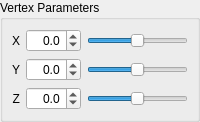
                    <widget class="QWidget" name="VertexParameters">
                     <layout class="QHBoxLayout" name="horizontalLayout_14">
                      <property name="margin">
                       <number>0</number>
                      </property>
                      <item>
                       <widget class="QGroupBox" name="MultiSegmentPlacerVertexParametersBox">
                        <property name="sizePolicy">
                         <sizepolicy hsizetype="Preferred" vsizetype="Preferred">
                          <horstretch>0</horstretch>
                          <verstretch>0</verstretch>
                         </sizepolicy>
                        </property>
                        <property name="title">
                         <string>Vertex Parameters</string>
                        </property>
                        <layout class="QGridLayout" name="gridLayout_27">
                         <item row="0" column="0">
                          <widget class="QLabel" name="MultiSegmentPlacerVertexParametersXLabel">
                           <property name="text">
                            <string>X</string>
                           </property>
                           <property name="alignment">
                            <set>Qt::AlignRight|Qt::AlignTrailing|Qt::AlignVCenter</set>
                           </property>
                          </widget>
                         </item>
                         <item row="1" column="0">
                          <widget class="QLabel" name="MultiSegmentPlacerVertexParametersYLabel">
                           <property name="text">
                            <string>Y</string>
                           </property>
                           <property name="alignment">
                            <set>Qt::AlignRight|Qt::AlignTrailing|Qt::AlignVCenter</set>
                           </property>
                          </widget>
                         </item>
                         <item row="2" column="0">
                          <widget class="QLabel" name="MultiSegmentPlacerVertexParametersZLabel">
                           <property name="text">
                            <string>Z</string>
                           </property>
                           <property name="alignment">
                            <set>Qt::AlignRight|Qt::AlignTrailing|Qt::AlignVCenter</set>
                           </property>
                          </widget>
                         </item>
                         <item row="0" column="1">
                          <widget class="QDoubleSpinBox" name="MultiSegmentPlacerXSpinBox">
                           <property name="alignment">
                            <set>Qt::AlignRight|Qt::AlignTrailing|Qt::AlignVCenter</set>
                           </property>
                           <property name="decimals">
                            <number>1</number>
                           </property>
                           <property name="minimum">
                            <double>-10.000000000000000</double>
                           </property>
                           <property name="maximum">
                            <double>10.000000000000000</double>
                           </property>
                           <property name="singleStep">
                            <double>0.100000000000000</double>
                           </property>
                          </widget>
                         </item>
                         <item row="1" column="1">
                          <widget class="QDoubleSpinBox" name="MultiSegmentPlacerYSpinBox">
                           <property name="alignment">
                            <set>Qt::AlignRight|Qt::AlignTrailing|Qt::AlignVCenter</set>
                           </property>
                           <property name="decimals">
                            <number>1</number>
                           </property>
                           <property name="minimum">
                            <double>-10.000000000000000</double>
                           </property>
                           <property name="maximum">
                            <double>10.000000000000000</double>
                           </property>
                           <property name="singleStep">
                            <double>0.100000000000000</double>
                           </property>
                          </widget>
                         </item>
                         <item row="2" column="1">
                          <widget class="QDoubleSpinBox" name="MultiSegmentPlacerZSpinBox">
                           <property name="alignment">
                            <set>Qt::AlignRight|Qt::AlignTrailing|Qt::AlignVCenter</set>
                           </property>
                           <property name="decimals">
                            <number>1</number>
                           </property>
                           <property name="minimum">
                            <double>-10.000000000000000</double>
                           </property>
                           <property name="maximum">
                            <double>10.000000000000000</double>
                           </property>
                           <property name="singleStep">
                            <double>0.100000000000000</double>
                           </property>
                          </widget>
                         </item>
                         <item row="0" column="2">
                          <widget class="QSlider" name="MultiSegmentPlacerXSlider">
                           <property name="minimum">
                            <number>-100</number>
                           </property>
                           <property name="maximum">
                            <number>100</number>
                           </property>
                           <property name="orientation">
                            <enum>Qt::Horizontal</enum>
                           </property>
                          </widget>
                         </item>
                         <item row="1" column="2">
                          <widget class="QSlider" name="MultiSegmentPlacerYSlider">
                           <property name="minimum">
                            <number>-100</number>
                           </property>
                           <property name="maximum">
                            <number>100</number>
                           </property>
                           <property name="orientation">
                            <enum>Qt::Horizontal</enum>
                           </property>
                          </widget>
                         </item>
                         <item row="2" column="2">
                          <widget class="QSlider" name="MultiSegmentPlacerZSlider">
                           <property name="minimum">
                            <number>-100</number>
                           </property>
                           <property name="maximum">
                            <number>100</number>
                           </property>
                           <property name="orientation">
                            <enum>Qt::Horizontal</enum>
                           </property>
                          </widget>
                         </item>
                        </layout>
                       </widget>
                      </item>
                     </layout>
                    </widget>
